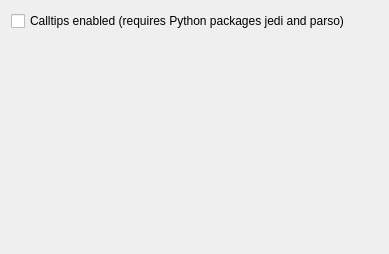
<?xml version="1.0" encoding="UTF-8"?>
<ui version="4.0">
 <class>WidgetPropEditorCalltips</class>
 <widget class="QWidget" name="WidgetPropEditorCalltips">
  <property name="geometry">
   <rect>
    <x>0</x>
    <y>0</y>
    <width>389</width>
    <height>254</height>
   </rect>
  </property>
  <property name="windowTitle">
   <string>Form</string>
  </property>
  <layout class="QVBoxLayout" name="verticalLayout">
   <item>
    <widget class="QCheckBox" name="checkCallTips">
     <property name="text">
      <string>Calltips enabled (requires Python packages jedi and parso)</string>
     </property>
    </widget>
   </item>
   <item>
    <spacer name="verticalSpacer">
     <property name="orientation">
      <enum>Qt::Vertical</enum>
     </property>
     <property name="sizeHint" stdset="0">
      <size>
       <width>20</width>
       <height>210</height>
      </size>
     </property>
    </spacer>
   </item>
  </layout>
 </widget>
 <resources/>
 <connections/>
</ui>
